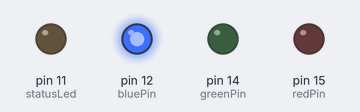
This sketch was run on a simulated Arduino Uno, built with avr-gcc and run on an emulated ATmega328P. Parts: output pins drawn as LEDs (lit = HIGH). What the sketch prints to the serial monitor is not drawn.

Above: at 0.1 s.
At 0.6 s:
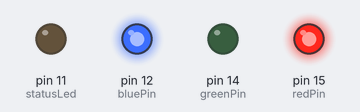
At 5.1 s:
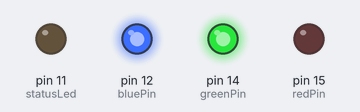
At 18.3 s:
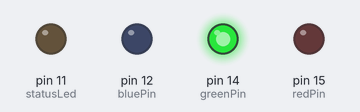
At 27.1 s:
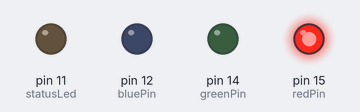
At 38.2 s:
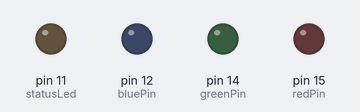
Timing chart, 0 to 39.7 s (numbered marks = the images above):
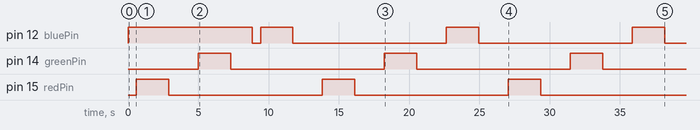

The sketch:

sketch_apr09b.ino
```cpp
const int redPin =  15;
const int greenPin =  14;
const int bluePin =  12;
const int buttonPin = 7;
const int wheelPin = 0;
const int statusLed = 11;
const int tempSensor = 1;

  void setup()   {

    pinMode(statusLed, OUTPUT);
    pinMode(redPin, OUTPUT);
    pinMode(greenPin, OUTPUT);
    pinMode(bluePin, OUTPUT);
    Serial.begin(38400);
    pinMode(buttonPin, INPUT_PULLUP);

    attachInterrupt(2, onButtonPress, FALLING);

  }
  const int colorIndex[3] = {redPin, greenPin, bluePin};
  volatile int colorValue[3] = {0, 0, 255};
  volatile int selectedColor = 0;
  // 0 : red
  // 1 : blue
  // 2 : green

  volatile int state = 0;
  // 0 : idle
  // 1 : settings

  float counter = 0;
  int color = 0;

  void loop()
  {
    if (state == 1)
    {
        blinkTemperature(getTemperature());
        state = 0;
    }else{

      float val = sin(counter) * 255;
      if (val < 0 ) val = 0;
      colorValue[color]=val;

      setColor();

      counter+=0.01;
          Serial.println(counter);
      if (counter >= 4)
      {
        counter = 0;
        color++;
        if (color == 3) color = 0;
      }
      delay(10);
    }
  }

  void onButtonPress()
  {
    Serial.print(getTemperature());
    Serial.print(" graden celcius\n");
    state = 1;
  }

  /*
   * getVoltage() - returns the voltage on the analog input
   * defined by pin
   */
  float getVoltage(int pin)
  {
    return (analogRead(pin) * .004882814);//converting from a 0
    //to 1024 digital range
    // to 0 to 5 volts
    //(each 1 reading equals ~ 5 millivolts
  }
  float getTemperature()
  {
    return  (getVoltage(tempSensor) - .5) * 100;
    //converting from 10 mv
    //per degree wit 500 mV
    //degrees ((volatge - 500mV) times 100)
  }

  void setColor()
  {
        Serial.println("color : "+String(colorValue[0])+","+String(colorValue[1])+","+String(colorValue[2]));
    analogWrite(colorIndex[0], colorValue[0]);
    analogWrite(colorIndex[1], colorValue[1]);
    analogWrite(colorIndex[2], colorValue[2]);
  }

  void blinkTemperature(float temp)
  {
    int count = int(temp);
    Serial.println(count);
    for (int i=0;i < count+1 ; i++)
    {
      blinkOnce();
    }
  }

  void blinkOnce()
  {
     analogWrite(redPin, 255);
     delay(300);
     analogWrite(redPin, 0);
     delay(300);
  }
```

Measured:
- by itself, pin 12 (bluePin): LOW → HIGH at 0.00 s, → LOW 8.8 s later, → HIGH 0.58 s later, → LOW 2.3 s later, … (8 changes in this stretch)
- by itself, pin 14 (greenPin), pin 15 (redPin): alternates HIGH for 2.3 s and LOW for 10.9 s
